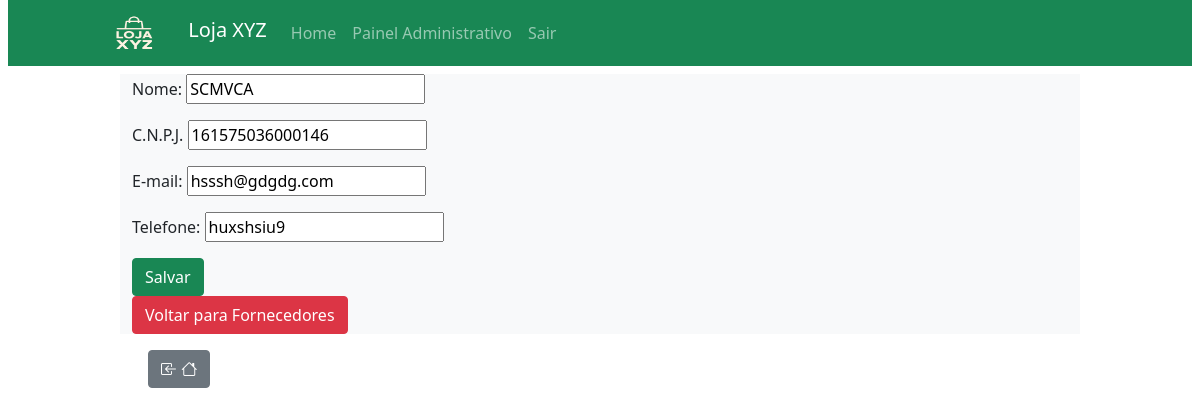
The app's page /fornecedor/4/editar (signed in) with its own data.
### estoque_app/models.py (models this page shows, shortened)
class Fornecedor(models.Model):
    nome = models.CharField(max_length=100)
    cnpj = models.CharField(max_length=20, unique=True)
    email = models.EmailField(blank=True, null=True)
    telefone = models.CharField(max_length=100, blank=True, null=True)

### estoque_app/views.py (the view)
# urls.py: path('fornecedor/<fornecedor_id>/editar', views.editar_fornecedor, name='editar_fornecedor'),
@login_required
def editar_fornecedor(request, fornecedor_id):
    fornecedor = Fornecedor.objects.get(id=fornecedor_id)
    if request.method == 'POST':
        form = FornecedorForm(data=request.POST, instance=fornecedor)
        if form.is_valid():
            form.save()
            return HttpResponseRedirect(reverse('fornecedores'))
    else:
        form = FornecedorForm(instance=fornecedor)
    contexto = {'form': form, 'fornecedor': fornecedor}
    return render(request, 'fornecedor/editar_fornecedor.html', contexto)

### estoque_app/forms.py
class FornecedorForm(forms.ModelForm):
    class Meta:
        model = Fornecedor
        fields = [
            'nome',
            'cnpj',
            'email',
            'telefone'
            ]
        labels = {
            'nome':'Nome',
            'cnpj':'C.N.P.J.',
            'email':'E-mail',
            'telefone':'Telefone'
            }

### estoque_app/templates/fornecedor/editar_fornecedor.html (shortened to what this page needs)
{% extends 'base.html' %}
{% block conteudo %}
    <form action="{% url 'editar_fornecedor' fornecedor.id %}" method="post">
        {{ form.as_p }}
        <button type="submit" class="btn btn-success">Salvar</button>
    </form>
    <a href="{% url 'fornecedores' %}" class="btn btn-danger">Voltar para Fornecedores</a>
{% endblock %}

### records on screen
Fornecedor: nome "SCMVCA", cnpj "161575036000146", email "hsssh@gdgdg.com", telefone "huxshsiu9"
